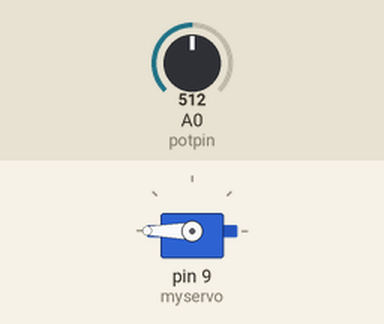
This sketch was run on a simulated Arduino Uno, built with avr-gcc and run on an emulated ATmega328P. On the bench: servo. The test bench sets the inputs (shaded band); at power-on: A0 (potpin) = 512.

Above: at 1.2 s.
1.3 s: A0 (potpin) set to 306
At 2.0 s:
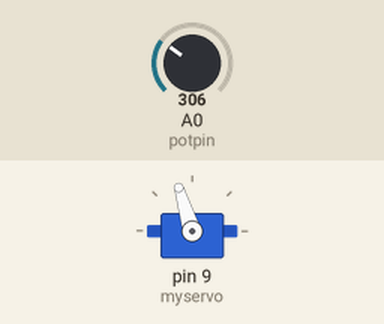
2.8 s: A0 (potpin) set to 122
At 4.0 s:
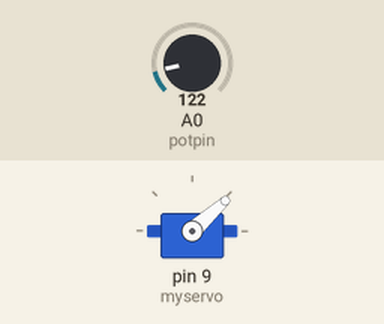
4.3 s: A0 (potpin) set to 0
At 5.2 s:
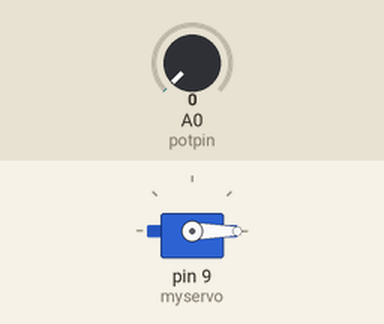
5.8 s: A0 (potpin) set to 511
At 6.3 s:
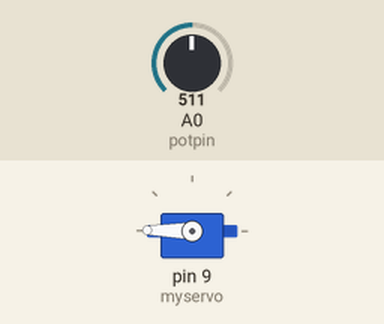
7.3 s: A0 (potpin) set to 716
At 8.5 s:
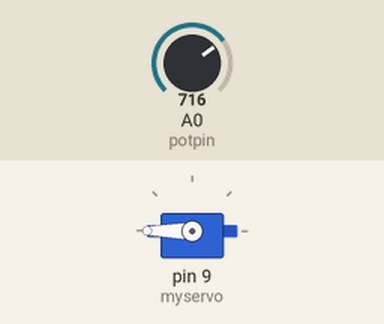
Timing chart, 0 to 9.8 s (numbered marks = the images above; inputs shaded):
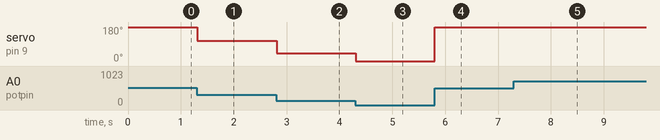

The sketch:

pot_servo.ino
```cpp
#include <Servo.h>

Servo myservo;  // create servo object to control a servo

int potpin = 0;  // analog pin used to connect the potentiometer
int val;    // variable to read the value from the analog pin

void setup() {
  myservo.attach(9);  // attaches the servo on pin 9 to the servo object

}

void loop() {
  val = analogRead(potpin);            // reads the value of the potentiometer (value between 0 and 1023)
  Serial.println("val");
  val = map(val, 0, 1023, 0, 360);     // scale it to use it with the servo (value between 0 and 180)
  myservo.write(val);                  // sets the servo position according to the scaled value
  delay(15);                           // waits for the servo to get there

}
```

Measured:
- after the input at 1.3 s, servo on pin 9 (myservo): 180° → 107° at once
- after the input at 2.8 s, servo on pin 9 (myservo): 107° → 42° at once
- after the input at 4.3 s, servo on pin 9 (myservo): 42° → 0° at once
- after the input at 5.8 s, servo on pin 9 (myservo): 0° → 179° at once
- after the input at 7.3 s, servo on pin 9 (myservo): 179° → 180° at once
